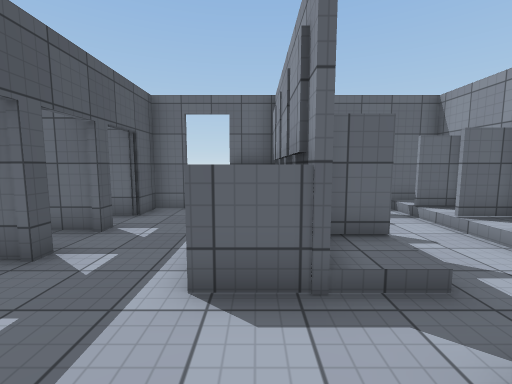
[1] (above)

22 first-person views from a walk through a 3-D level made in the Unity game engine. The camera is 1.5 m above the floor, tilts 6° down and sees 90° across. The floor is counted in squares, 1 m on a side. Each view is taken from the middle of a square. On the plan, view 1 faces up. The plan holds only what a view shows up to about 13 squares ahead; the rest is blank. The place goes on beyond the plan. The player is left out. Some surface patterns are stand-ins.

[2]
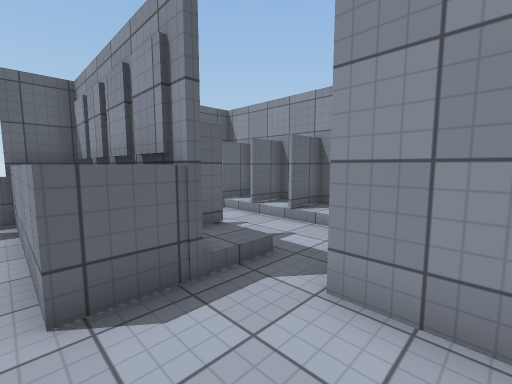

[3]
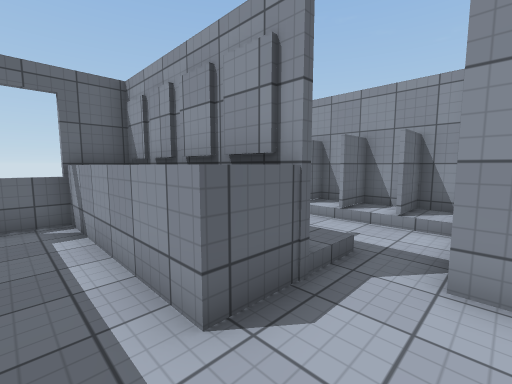

[4]
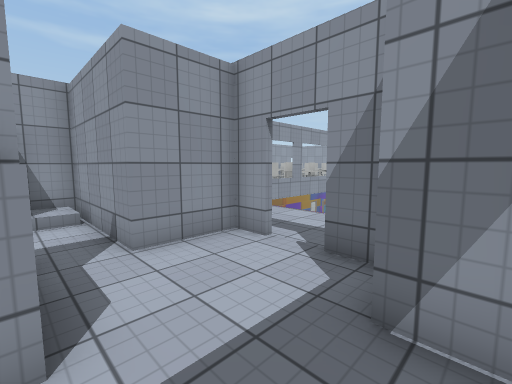

[5]
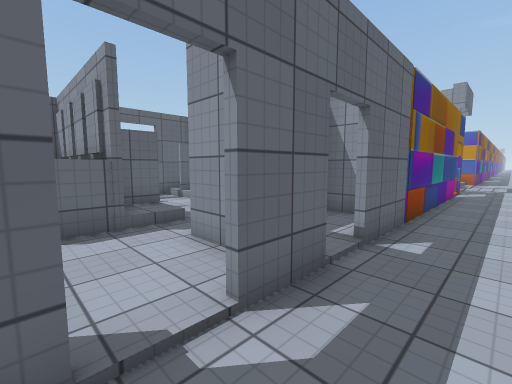

[6]
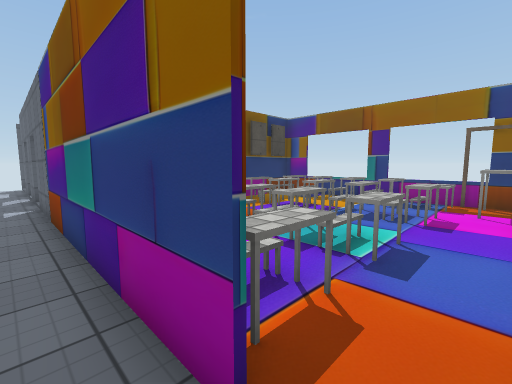

[7]
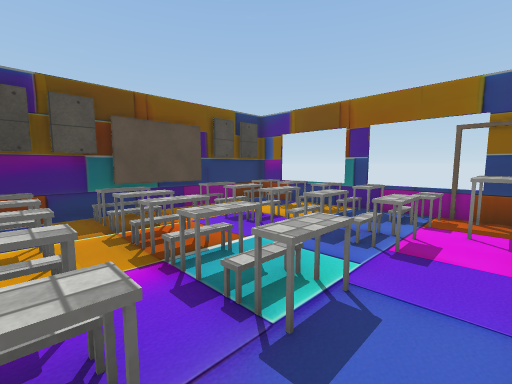

[8]
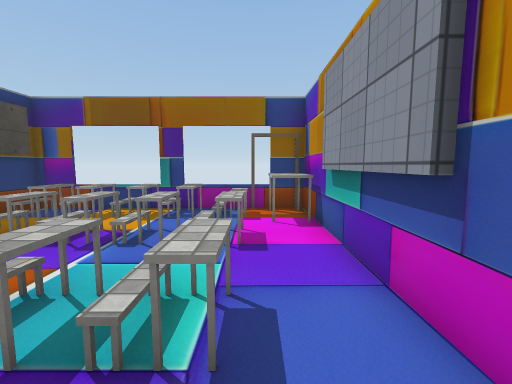

[9]
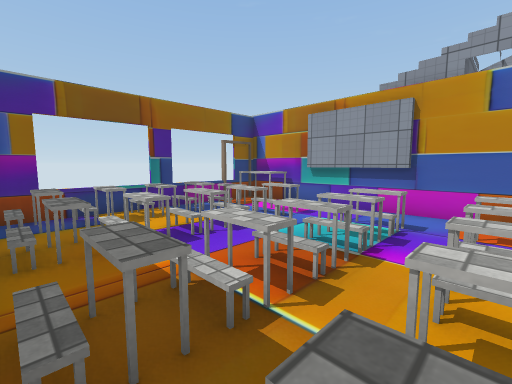

[10]
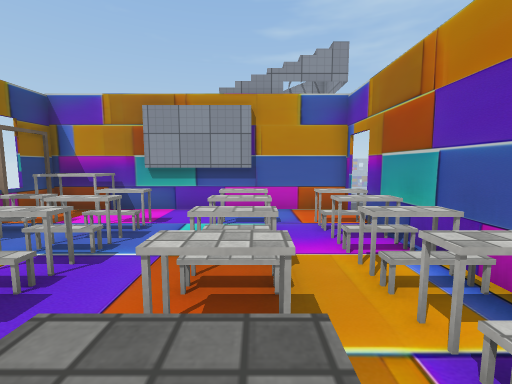

[11]
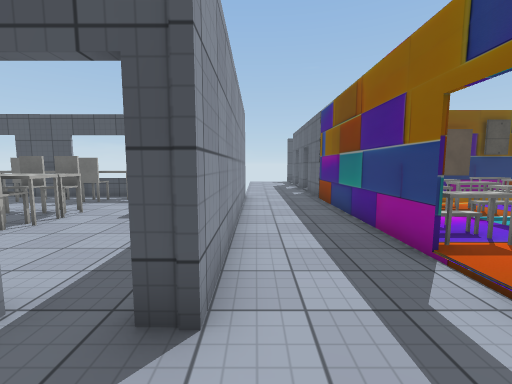

[12]
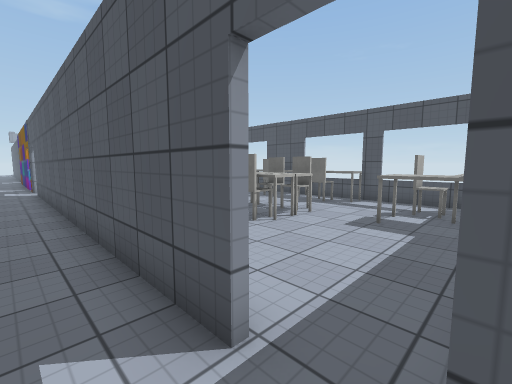

[13]
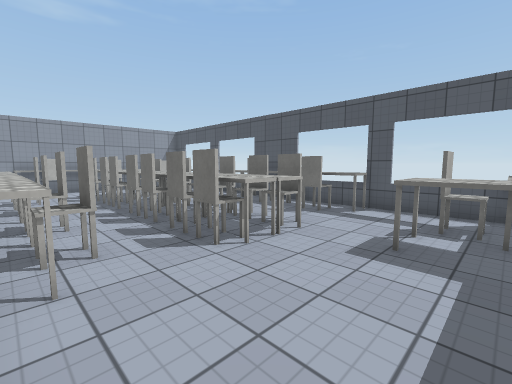

[14]
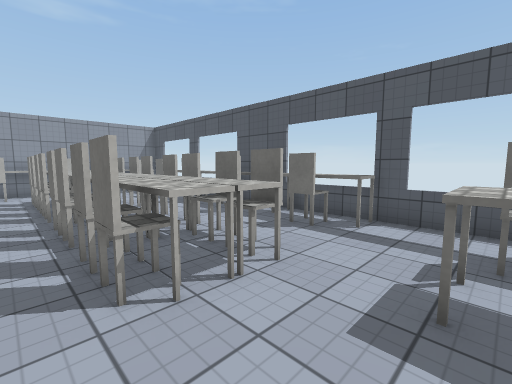

[15]
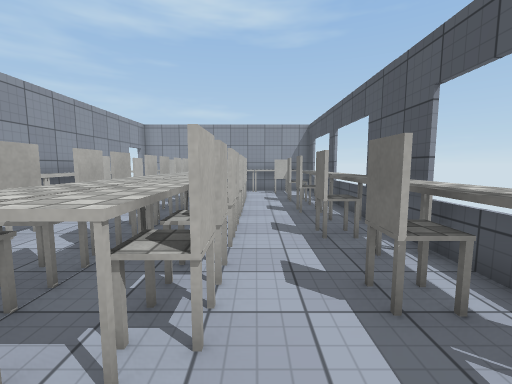

[16]
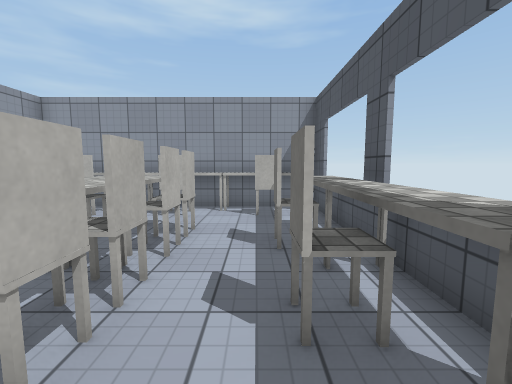

[17]
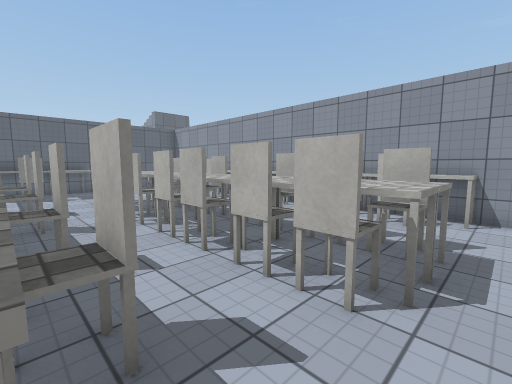

[18]
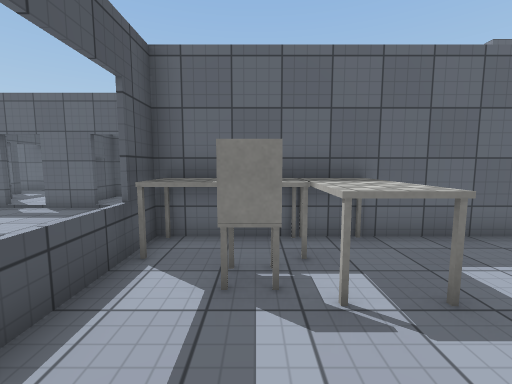

[19]
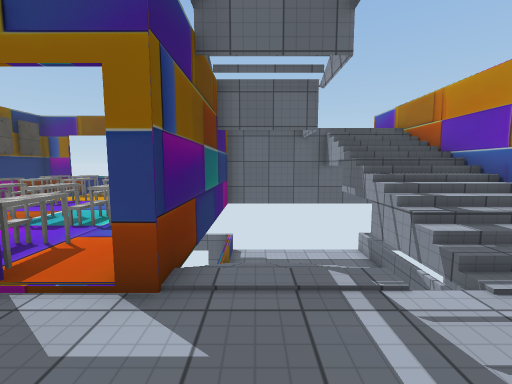

[20]
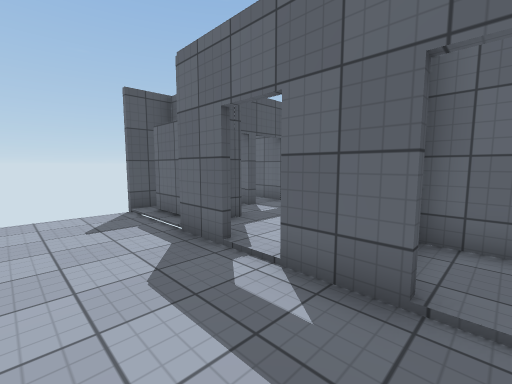

[21]
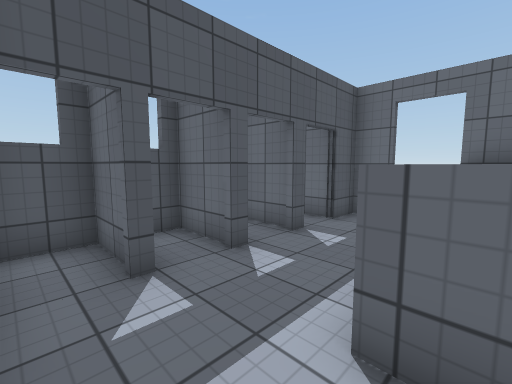

[22]
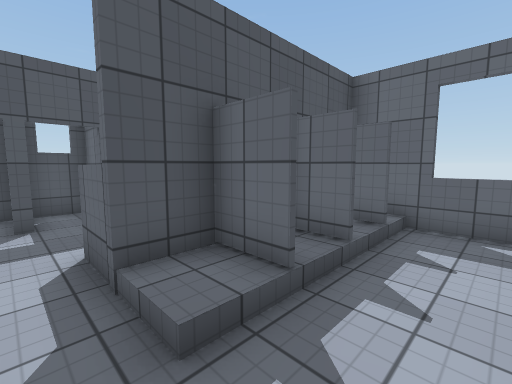

### Floor plan
Key: @ floor where view 1 was taken; # wall or solid block; x gap in a wall; . main floor; - floor 3 m lower than the main floor; _ floor 7.5 m lower than the main floor; / step, stairs or slope; = window, fence, low wall or low ledge; ^ raised ledge; v drop or lower ground; O other object.
Columns run from 6 left of view 1 to 23 right of it. Each row starts with its distance up from view 1.
  9   ##=####=#####==#===#=      #
  8  ##..^ #O..O#.OOOOOO.O=---   =
  7   ...^ ##..##.OO/OO..O=---   =
  6  ##..^ ##..##.OO/OOO..#  v///=
  5  ....^ #O..O#.OOOOOO..#   ///#
  4 v##..^ ##..##.........#// ///#
  3  ....^^#O..##.OO.OOO..#// ///#
  2 v##........O#.OOOOOO..#//v///#
  1 _.......#####.........#//v///
  0 v####.@.#...#.OOOOOO..#//v//
 -1 x...##.##.##########//#..v.
 -2 v..........................
 -3 v.......................
 -4 v......... ..............
 -5             #OOOO#####..
 -6             #OOOO......
 -7             =.OOO.....#.
 -8             =.........#.
 -9             #.........#.
-10             #O..OOO..O#.
-11             #O..OOO.OO#.
-12             #O..OOO..O#.
-13             #O..OOO.OO#.
-14             #O..OOO.OO#.
-15             #O..OOO..O#.
-16             #O..OOO.OO#.
-17             #O..OOO..O#.
-18             #O..OOO..O#.
-19             #O..OOO.OO#.
-20             #O..OOO..O#.
-21             =.........#.
-22             #.OOOO.OO ..

Where each view was taken, in squares from view 1:
view 1: 0 up, 0 right, facing up
view 2: 0 up, 1 left, facing up-right
view 3: 1 up, 2 left, facing up-right
view 4: 3 up, 3 left, facing down-right
view 5: 3 down, 1 left, facing up-right
view 6: 2 down, 15 right, facing up-left
view 7: 0 up, 15 right, facing up-left
view 8: 0 up, 14 right, facing up
view 9: 0 up, 7 right, facing up-right
view 10: 2 up, 7 right, facing right
view 11: 4 down, 18 right, facing left
view 12: 5 down, 17 right, facing down-left
view 13: 6 down, 15 right, facing down-left
view 14: 7 down, 13 right, facing down-left
view 15: 8 down, 9 right, facing down
view 16: 14 down, 8 right, facing down
view 17: 21 down, 7 right, facing up-right
view 18: 10 down, 8 right, facing up
view 19: 4 down, 17 right, facing up
view 20: 4 down, 3 right, facing up-left
view 21: 1 up, 0 right, facing up-left
view 22: 2 up, 4 right, facing up-left
